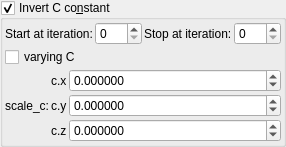
    <widget class="MyGroupBox" name="groupCheck_transf_function_enabledCx_false">
     <property name="toolTip">
      <string>&lt;html&gt;&lt;head/&gt;&lt;body&gt;&lt;p&gt;Cpixel is CVector3 c = ( c.x, c.y, c.z). It is each original point (pixel) in 3D space where the iteration starts from, ( c = original z for each point .) It is commonly found in formula structures z = f(z) + c.&lt;/p&gt;&lt;p&gt;The Cpixel multiplier effectively scales this point &amp;quot;c&amp;quot;.&lt;/p&gt;&lt;p&gt;This transform allows the swapping of the order of the &amp;quot;CVector3 c&amp;quot; components before being multiplied by &amp;quot;CVector3 z&amp;quot; components.&lt;/p&gt;&lt;/body&gt;&lt;/html&gt;</string>
     </property>
     <property name="title">
      <string>Invert C co&amp;nstant</string>
     </property>
     <property name="checkable">
      <bool>true</bool>
     </property>
     <layout class="QVBoxLayout" name="verticalLayout_51">
      <property name="spacing">
       <number>2</number>
      </property>
      <property name="leftMargin">
       <number>2</number>
      </property>
      <property name="topMargin">
       <number>2</number>
      </property>
      <property name="rightMargin">
       <number>2</number>
      </property>
      <property name="bottomMargin">
       <number>2</number>
      </property>
      <item>
       <layout class="QGridLayout" name="gridLayout_3">
        <item row="0" column="1">
         <widget class="MySpinBox" name="spinboxInt_transf_start_iterations_F">
          <property name="sizePolicy">
           <sizepolicy hsizetype="Minimum" vsizetype="Maximum">
            <horstretch>0</horstretch>
            <verstretch>0</verstretch>
           </sizepolicy>
          </property>
          <property name="minimum">
           <number>0</number>
          </property>
          <property name="maximum">
           <number>999</number>
          </property>
          <property name="value">
           <number>0</number>
          </property>
         </widget>
        </item>
        <item row="0" column="2">
         <widget class="QLabel" name="label_54">
          <property name="text">
           <string>Stop at iteration:</string>
          </property>
         </widget>
        </item>
        <item row="0" column="3">
         <widget class="MySpinBox" name="spinboxInt_transf_stop_iterations_F">
          <property name="sizePolicy">
           <sizepolicy hsizetype="Preferred" vsizetype="Maximum">
            <horstretch>0</horstretch>
            <verstretch>0</verstretch>
           </sizepolicy>
          </property>
          <property name="maximum">
           <number>999</number>
          </property>
         </widget>
        </item>
        <item row="0" column="0">
         <widget class="QLabel" name="label_75">
          <property name="text">
           <string>Start at iteration:</string>
          </property>
         </widget>
        </item>
       </layout>
      </item>
      <item>
       <widget class="QCheckBox" name="checkBox_transf_function_enabledCy_false">
        <property name="text">
         <string notr="true">varying C</string>
        </property>
       </widget>
      </item>
      <item>
       <layout class="QGridLayout" name="gridLayout_64" columnstretch="0,0,0,1">
        <property name="spacing">
         <number>2</number>
        </property>
        <item row="1" column="3">
         <widget class="MyDoubleSpinBox" name="spinbox3_transf_scale3D_111_x">
          <property name="sizePolicy">
           <sizepolicy hsizetype="Minimum" vsizetype="Maximum">
            <horstretch>0</horstretch>
            <verstretch>0</verstretch>
           </sizepolicy>
          </property>
          <property name="prefix">
           <string/>
          </property>
          <property name="decimals">
           <number>6</number>
          </property>
          <property name="minimum">
           <double>-99.989999999999995</double>
          </property>
          <property name="singleStep">
           <double>0.100000000000000</double>
          </property>
         </widget>
        </item>
        <item row="1" column="2">
         <widget class="QLabel" name="label_127">
          <property name="text">
           <string notr="true">c.x</string>
          </property>
         </widget>
        </item>
        <item row="2" column="2">
         <widget class="QLabel" name="label_128">
          <property name="text">
           <string notr="true">c.y</string>
          </property>
         </widget>
        </item>
        <item row="3" column="2">
         <widget class="QLabel" name="label_129">
          <property name="text">
           <string notr="true">c.z</string>
          </property>
         </widget>
        </item>
        <item row="2" column="3">
         <widget class="MyDoubleSpinBox" name="spinbox3_transf_scale3D_111_y">
          <property name="sizePolicy">
           <sizepolicy hsizetype="Minimum" vsizetype="Maximum">
            <horstretch>0</horstretch>
            <verstretch>0</verstretch>
           </sizepolicy>
          </property>
          <property name="decimals">
           <number>6</number>
          </property>
          <property name="minimum">
           <double>-99.989999999999995</double>
          </property>
          <property name="maximum">
           <double>99.989999999999995</double>
          </property>
          <property name="singleStep">
           <double>0.100000000000000</double>
          </property>
         </widget>
        </item>
        <item row="3" column="3">
         <widget class="MyDoubleSpinBox" name="spinbox3_transf_scale3D_111_z">
          <property name="sizePolicy">
           <sizepolicy hsizetype="Minimum" vsizetype="Maximum">
            <horstretch>0</horstretch>
            <verstretch>0</verstretch>
           </sizepolicy>
          </property>
          <property name="decimals">
           <number>6</number>
          </property>
          <property name="minimum">
           <double>-99.989999999999995</double>
          </property>
          <property name="maximum">
           <double>99.989999999999995</double>
          </property>
          <property name="singleStep">
           <double>0.100000000000000</double>
          </property>
         </widget>
        </item>
        <item row="2" column="1">
         <widget class="QLabel" name="label_260">
          <property name="text">
           <string>scale_c:</string>
          </property>
         </widget>
        </item>
       </layout>
      </item>
     </layout>
    </widget>
